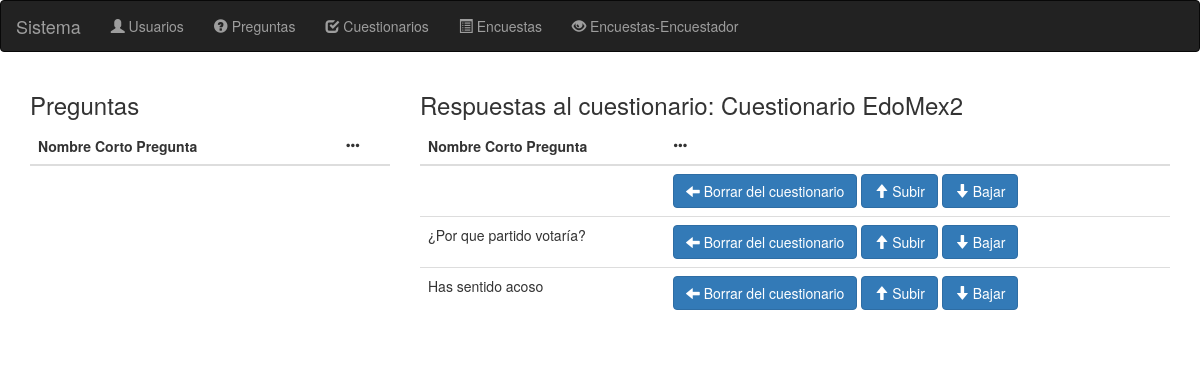
The page /cuestionario/preguntas/5 on the database its author committed.
### tables this page shows
CREATE TABLE IF NOT EXISTS `cuestionario` (
  `idCuestionario` int(11) NOT NULL AUTO_INCREMENT,
  `nombreCuestionario` varchar(600) NOT NULL,
  PRIMARY KEY (`idCuestionario`)
);

CREATE TABLE IF NOT EXISTS `pregunta_cuestionario` (
  `idPregunta` int(11) NOT NULL,
  `idCuestionario` int(11) NOT NULL,
  `secuencia` int(11) NOT NULL,
  PRIMARY KEY (`idPregunta`,`idCuestionario`),
  KEY `idCuestionario` (`idCuestionario`)
);

CREATE TABLE IF NOT EXISTS `pregunta` (
  `idPregunta` int(11) NOT NULL AUTO_INCREMENT,
  `nombreCortoPregunta` varchar(200) NOT NULL,
  `descripcionPregunta` varchar(4000) NOT NULL,
  PRIMARY KEY (`idPregunta`)
);

### application/controllers/cuestionario.php (called while the page is built, shortened)
<?php if ( ! defined('BASEPATH')) exit('No direct script access allowed');
class Cuestionario extends CI_Controller {
    function __construct() {
        $this->load->helper('url');
        $this->load->helper('form');
        $this->load->model('modelo_cuestionario');
    }
    function preguntas() {
        $idCuestionario = $this->uri->segment(3);
        $cuestionario = $this->modelo_cuestionario->obtener($idCuestionario);
        $preguntas = $this->modelo_cuestionario->obtenerPreguntas($idCuestionario);
        $preguntasRestantes = $this->modelo_cuestionario->obtenerPreguntasRestantes($idCuestionario);
        $data = array(
            'id' => $idCuestionario,
            'cuestionario' => $cuestionario,
            'preguntas' => $preguntas,
            'preguntasRestantes' => $preguntasRestantes);
        $this->load->view('headers');
        $this->load->view('navbar');
        if ($cuestionario == false || $preguntas == false) {
            echo 'Error al consultar la base de datos';
        } else {
            $this->load->view('cuestionario/listaPreguntas', $data);
        }
        $this->load->view('footer');
    }
}

### index.php (called while the page is built, shortened)
<?php
require_once BASEPATH.'core/CodeIgniter.php';

### application/models/modelo_cuestionario.php (called while the page is built, shortened)
<?php if (!defined('BASEPATH')) exit('No direct script access allowed');
class modelo_cuestionario extends CI_Model
{
    function obtener($id)
    {
        try {
            return $this->db->get_where('cuestionario', array('idCuestionario' => $id));
        } catch (Exception $ex) {
            return false;
        }
    }
    function obtenerPreguntas($idCuestionario)
    {
        try {
            $this->db->select('*');
            $this->db->from('pregunta_cuestionario');
            $this->db->order_by('secuencia', 'asc');
            $this->db->where('idCuestionario', $idCuestionario);
            $this->db->join('pregunta', 'pregunta_cuestionario.idPregunta = pregunta.idPregunta');
            return $this->db->get();
        } catch (Exception $ex) {
            return false;
        }
    }
    function obtenerPreguntasRestantes($idCuestionario)
    {
        $this->db->select('*');
        $this->db->from('pregunta');
        $this->db->where("idPregunta NOT IN (SELECT idPregunta FROM pregunta_cuestionario WHERE idCuestionario = " . $this->db->escape($idCuestionario) . ")", NULL, FALSE);
        $query = $this->db->get();
        return $query;
    }
}

### application/views/cuestionario/listaPreguntas.php (the view, shortened to what this page needs)
<div class="container">
<div class="row">
<div class="col-md-4">
    <h3>Preguntas</h3>
    <table class="table">
        <thead>
            <tr>
                <th>Nombre Corto Pregunta</th>
                <th><span class="glyphicon glyphicon-option-horizontal"></span></th>
            </tr>
        </thead>
    </table>
</div>
<div class="col-md-8">
    <h3>Respuestas al cuestionario: <?= $cuestionario->result()[0]->nombreCuestionario ?></h3>
    <table class="table">
        <thead>
            <tr>
                <th>Nombre Corto Pregunta</th>
                <th><span class="glyphicon glyphicon-option-horizontal"></span></th>
            </tr>
        </thead>
        <tbody>
<?php
    foreach ($preguntas->result() as $row) {
        ?>
            <tr>
                <td><?= $row->nombreCortoPregunta ?></td>
                <td>
                    <a href="<?= base_url('/cuestionario/borrarPregunta/'.$id.'/'.$row->idPregunta) ?>" class="btn btn-primary"><span class="glyphicon glyphicon-arrow-left"></span> Borrar del cuestionario</a>
                    <a href="<?= base_url('/cuestionario/moverArriba/'.$id.'/'.$row->idPregunta) ?>" class="btn btn-primary"><span class="glyphicon glyphicon-arrow-up"></span> Subir</a>
                    <a href="<?= base_url('/cuestionario/moverAbajo/'.$id.'/'.$row->idPregunta) ?>" class="btn btn-primary"><span class="glyphicon glyphicon-arrow-down"></span> Bajar</a>
                </td>
            </tr>
        <?php
    }
?>
    </tbody>
    </table>
</div>
</div>
</div>

### rows shown on the page
cuestionario: nombreCuestionario "Cuestionario EdoMex2"
pregunta_cuestionario: idPregunta.nombreCortoPregunta "¿Por que partido votaría?"
pregunta_cuestionario: idPregunta.nombreCortoPregunta "Has sentido acoso"
